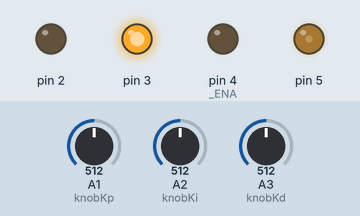
Recording of a sketch running on a simulated Arduino Uno, built with avr-gcc and run on an emulated ATmega328P. Shown: output pins drawn as LEDs (lit = HIGH). The test bench sets the inputs (shaded band); at power-on: A1 (knobKp) = 512, A2 (knobKi) = 512, A3 (knobKd) = 512. Pins used as bus, display or sensor lines are not drawn; what the sketch prints to the serial monitor is not drawn.

Above: at 0.1 s.
Timing chart, 0 to 1.6 s (numbered marks = the images above):
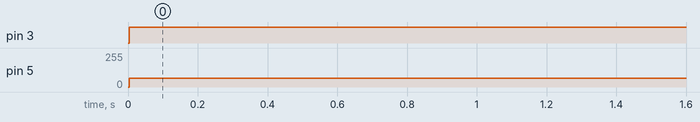

Measured:
- by itself, pin 3: LOW → HIGH at 0.00 s
- by itself, pin 5: 0/255 → 64/255 at 0.00 s

The sketch:

turn90.ino
```cpp
/*
	turn90.ino is a sketch that makes a two-wheeled robot turn in place 90 degrees using PID and Quadrature Feedback.

	Specifically, it sets two pid loops whose setpoint is 0 and the input is the difference between that motor's
	number of gear ticks and the number of gear ticks needed to turn 90 degrees. One motor will drive forward,
	and the other in reverse.
*/

#include "Motor_Control.h"
#include "PID_v1.h"
#include <Encoder.h>

// Variable for maximum speed of robot. This is a PWM value (0-255)
double maxSpeed = 64;

// Variable defining number of ticks for a 90 degree turn needed from each motor.
int turnTicks = 5500;

// Define the direction of the turn
bool turnLeft = true;

// Motor Pin Definitions
const int IN1 = 0;
const int IN2 = 1;
const int IN3 = 2;
const int IN4 = 3;
const int ENA = 4;
const int ENB = 5;

// PID Parameter Input Definitions
int knobKp = A1;
int knobKi = A2;
int knobKd = A3;

// Initial PID values
double Kp = 0.1;
double Ki = 0.1;
double Kd = 0.1;

// Quadrature Feedback Pin Definitions
#define c_LeftEncoderPinA 7
#define c_LeftEncoderPinB 8
#define c_RightEncoderPinA 9
#define c_RightEncoderPinB 10

// Initializing Quadrature Feedback Variables.
volatile bool _LeftEncoderASet;
volatile bool _LeftEncoderBSet;
volatile bool _LeftEncoderAPrev;
volatile bool _LeftEncoderBPrev;
volatile long _LeftEncoderTicks = 0;

volatile bool _RightEncoderASet;
volatile bool _RightEncoderBSet;
volatile bool _RightEncoderAPrev;
volatile bool _RightEncoderBPrev;
volatile long _RightEncoderTicks = 0;

long positionLeft = 0;
long positionRight = 0;

// Setting up the MotorControl object with the proper pins.
Motor rightMotor(ENA,IN1,IN2);
Motor leftMotor(ENB,IN3,IN4);

//Define Variables we'll be connecting to
double SetpointL, InputL, OutputL;
double SetpointR, InputR, OutputR;

//Specify the links and initial tuning parameters
// DIRECT means an increase here should increase our output. REVERSE means an increase here decreases our output.
PID leftPID(&InputL, &OutputL, &SetpointL, Kp, Ki, Kd, DIRECT);
PID rightPID(&InputR, &OutputR, &SetpointL, Kp, Ki, Kd, DIRECT);

void setup()
{
	// Open serial communications
	Serial.begin(9600);

	// Left encoder setup
	pinMode(c_LeftEncoderPinA, INPUT);			// set pins A and B as input
	pinMode(c_LeftEncoderPinB, INPUT);
	digitalWrite(c_LeftEncoderPinA, LOW);	 	// turn on pullup resistors
	digitalWrite(c_LeftEncoderPinB, LOW);

	// Right encoder
	pinMode(c_RightEncoderPinA, INPUT);			// set pins A and B as input
	pinMode(c_RightEncoderPinB, INPUT);
	digitalWrite(c_RightEncoderPinA, LOW);		// turn on pullup resistors
	digitalWrite(c_RightEncoderPinB, LOW);

	// Attach interrupts to the encoder pins.
	// This code is for Teensy 3.x systems. A different format will be used for other controllers
	attachInterrupt(c_LeftEncoderPinA, HandleLeftMotorInterruptA, CHANGE);
	attachInterrupt(c_LeftEncoderPinB, HandleLeftMotorInterruptB, CHANGE);
	attachInterrupt(c_RightEncoderPinA, HandleRightMotorInterruptA, CHANGE);
	attachInterrupt(c_RightEncoderPinB, HandleRightMotorInterruptB, CHANGE);

        // Our signed drive algorithm allows negative PWM values, which are treated as reverse driving.
        rightPID.SetOutputLimits(-maxSpeed,maxSpeed);
        leftPID.SetOutputLimits(-maxSpeed,maxSpeed);

	// This sketch works by driving both motors with the goal of making the difference between the number of ticks and the goal number of ticks 0.
	SetpointL = 0;
	SetpointR = 0;

	// Set our initial inputs.
	// To drive a motor backwards, we remove the goal ticks from the current ticks. This means we have to drive it backwards to bring our state down to make the difference 0.
	// To drive it forward, we remove our current ticks from the goal ticks. This means we must drive the motor forward to bring the state up to make the difference 0.
	if (turnLeft) {
		InputL = _LeftEncoderTicks - turnTicks;
		InputR = turnTicks - _RightEncoderTicks;
	} else {
		InputL = turnTicks - _LeftEncoderTicks;
		InputR = _RightEncoderTicks - turnTicks;
	}

	// Set our sample times. This is 1ms because these measurements are very prone to sudden changes.
	leftPID.SetSampleTime(1);
	rightPID.SetSampleTime(1);

	leftPID.SetMode(AUTOMATIC);
	rightPID.SetMode(AUTOMATIC);
}

void loop()
{
	FetchPIDConstants();

	// Recalculate our inputs.
	if (turnLeft) {
		InputL = _LeftEncoderTicks - turnTicks;
		InputR = turnTicks - _RightEncoderTicks;
	} else {
		InputL = turnTicks - _LeftEncoderTicks;
		InputR = _RightEncoderTicks - turnTicks;
	}

	// Compute PID values
	leftPID.Compute();
	rightPID.Compute();

	// Drive the motors.
	leftMotor.signedDrive((int)OutputL);
	rightMotor.signedDrive((int)OutputR);

}

void FetchPIDConstants() {
	// Note the old values.
	double oldKp = Kp;
	double oldKi = Ki;
	double oldKd = Kd;

	// Read our knob values
	Kp = analogRead(knobKp);
	Ki = analogRead(knobKi);
	Kd = analogRead(knobKd);

	// Map these to actual PID constants.
	Kp = map(Kp, 0, 1023, 0.01, 5);
	Ki = map(Ki, 0, 1023, 0.01, 5);
	Kd = map(Kd, 0, 1023, 0.01, 5);

	// Alter the tunings.
	leftPID.SetTunings(Kp, Ki, Kd);
	rightPID.SetTunings(Kp, Ki, Kd);

	// Show the current P, I, and D constants only if they're changed from the old ones.
	if ((oldKp != Kp) || (oldKi != Ki) || (oldKd != Kd)) {
		Serial.println('Kp: ' + Kp + ' ');
		Serial.println('Ki: ' + Ki + ' ');
		Serial.println('Kd: ' + Kd);
		Serial.println('\n');
	}
}

void HandleLeftMotorInterruptA(){
	// Handle the left motor's A interrupt.

	// Fetch both pins' states.
	_LeftEncoderBSet = digitalRead(c_LeftEncoderPinB);
	_LeftEncoderASet = digitalRead(c_LeftEncoderPinA);

	// Increment this by 1 or -1 based on how the state parses.
	_LeftEncoderTicks+=ParseLeftEncoder();

	// Set the old values to these ones.
	_LeftEncoderAPrev = _LeftEncoderASet;
	_LeftEncoderBPrev = _LeftEncoderBSet;
}

void HandleLeftMotorInterruptB(){
	// Handle the Left motor's B interrupt.
	// This works the same as the A interrupt.

	_LeftEncoderBSet = digitalRead(c_LeftEncoderPinB);
	_LeftEncoderASet = digitalRead(c_LeftEncoderPinA);

	_LeftEncoderTicks+=ParseLeftEncoder();

	_LeftEncoderAPrev = _LeftEncoderASet;
	_LeftEncoderBPrev = _LeftEncoderBSet;
}

void HandleRightMotorInterruptA(){
	// The right motor interrupts also work in the same manner.
	_RightEncoderBSet = digitalRead(c_RightEncoderPinB);
	_RightEncoderASet = digitalRead(c_RightEncoderPinA);

	_RightEncoderTicks+=ParseRightEncoder();

	_RightEncoderAPrev = _RightEncoderASet;
	_RightEncoderBPrev = _RightEncoderBSet;
}

void HandleRightMotorInterruptB(){
	// More of the same here.
	_RightEncoderBSet = digitalRead(c_RightEncoderPinB);
	_RightEncoderASet = digitalRead(c_RightEncoderPinA);

	_RightEncoderTicks+=ParseRightEncoder();

	_RightEncoderAPrev = _RightEncoderASet;
	_RightEncoderBPrev = _RightEncoderBSet;
}

int ParseLeftEncoder(){
	// The left encoder is parsed with some binary magic.
	// For more information about how this works, look into quadrature encoder mechanics.
	// If you find that your values are increasing when they should decrease, swap all -1's for 1s and vice versa.

	if(_LeftEncoderAPrev && _LeftEncoderBPrev){
		if(!_LeftEncoderASet && _LeftEncoderBSet) return 1;
		if(_LeftEncoderASet && !_LeftEncoderBSet) return -1;
	}else if(!_LeftEncoderAPrev && _LeftEncoderBPrev){
		if(!_LeftEncoderASet && !_LeftEncoderBSet) return 1;
		if(_LeftEncoderASet && _LeftEncoderBSet) return -1;
	}else if(!_LeftEncoderAPrev && !_LeftEncoderBPrev){
		if(_LeftEncoderASet && !_LeftEncoderBSet) return 1;
		if(!_LeftEncoderASet && _LeftEncoderBSet) return -1;
	}else if(_LeftEncoderAPrev && !_LeftEncoderBPrev){
		if(_LeftEncoderASet && _LeftEncoderBSet) return 1;
		if(!_LeftEncoderASet && !_LeftEncoderBSet) return -1;
	}
}

int ParseRightEncoder(){
	// The left encoder is parsed with some binary magic.
	// For more information about how this works, look into quadrature encoder mechanics.
	// If you find that your values are increasing when they should decrease, swap all -1's for 1s and vice versa.

	if(_RightEncoderAPrev && _RightEncoderBPrev){
		if(!_RightEncoderASet && _RightEncoderBSet) return 1;
		if(_RightEncoderASet && !_RightEncoderBSet) return -1;
	}else if(!_RightEncoderAPrev && _RightEncoderBPrev){
		if(!_RightEncoderASet && !_RightEncoderBSet) return 1;
		if(_RightEncoderASet && _RightEncoderBSet) return -1;
	}else if(!_RightEncoderAPrev && !_RightEncoderBPrev){
		if(_RightEncoderASet && !_RightEncoderBSet) return 1;
		if(!_RightEncoderASet && _RightEncoderBSet) return -1;
	}else if(_RightEncoderAPrev && !_RightEncoderBPrev){
		if(_RightEncoderASet && _RightEncoderBSet) return 1;
		if(!_RightEncoderASet && !_RightEncoderBSet) return -1;
	}
}
```

Motor_Control.cpp
```cpp
/*
MotorControl.cpp Library for controlling a two wheel robot (i.e. control two motors)
Created by Ashlesh, Dec 19, 2014
*/

#include "Arduino.h"
#include "Motor_Control.h"


Motor::Motor(int ENA, int IN1, int IN2)
{

	_ENA = ENA;
	_IN1 = IN1;
	_IN2 = IN2;

        pinMode(_ENA, OUTPUT);
	pinMode(_IN1, OUTPUT);
	pinMode(_IN2, OUTPUT);

        analogWrite(_ENA, 0);
}

void Motor::setForward()
{
  digitalWrite(_IN1, LOW);
  digitalWrite(_IN2, HIGH);
}

void Motor::setReverse()
{
  // This function sets the motor to drive in reverse by setting the H bridge pins H-L

  digitalWrite(_IN1, HIGH);
  digitalWrite(_IN2, LOW);

}

void Motor::halt()
{
  // A hard/emergency stop. Immediately disable both motors and set speeds to 0.

  analogWrite(_ENA, 0);
  digitalWrite(_IN1, LOW);
  digitalWrite(_IN2, LOW);

}

void Motor::analogDrive(int amt) {
  // Drives this motor at the amount given by amt. amt is an integer from 0-255.

  analogWrite(_ENA, amt);

}

void Motor::signedDrive(int amt) {
  // Drives this motor at the amount given by amt. amt is an integer from -255 to 255.
  // signedDrive handles directionality on its own and will set the direction of the motor according to the sign.
  // Old direction will be retained on speed of 0.

  if (amt > 0) {
    this->setForward();
  }
  else if (amt < 0) {
    this->setReverse();
    amt = -amt;
  }

  this->analogDrive(amt);

}
```

Motor_Control.h
```cpp
#include "Arduino.h"

#ifndef Motor_h
#define Motor_h

class Motor
{
  public:
    Motor(int ENA, int IN1, int IN2);
      // Set the motor's direction to forward.
      void setForward();

      // Set the motor's direction to reverse.
      void setReverse();

      // Halt all motor movement immediately.
      void halt();

      // Drive the motor using PWM. 0-255.
      void analogDrive(int amt);

      // This also drives the motor with PWM, but accepts values from -255 to 255.
      // Negative values are assumed to be in reverse.
      void signedDrive(int amt);

  private:
    int _ENA;
    int _IN1;
    int _IN2;
};

#endif
```
